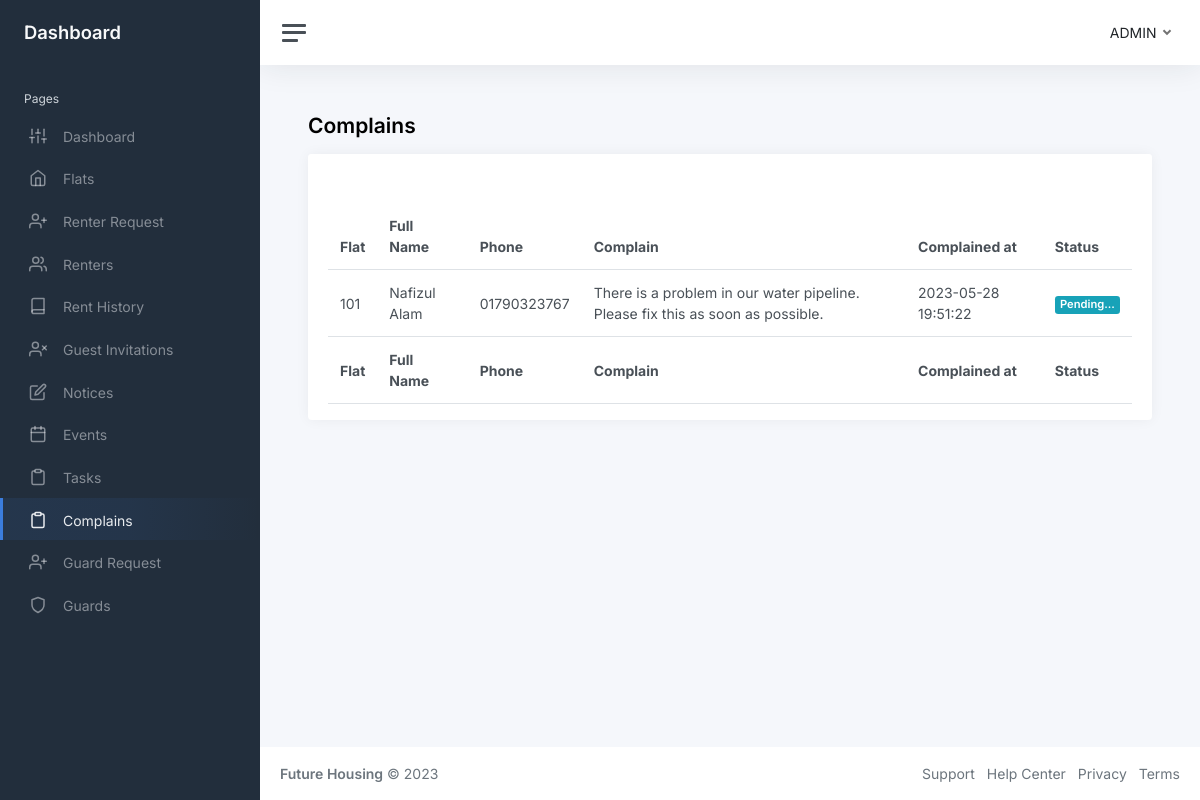
The page /php/admin/complains.php on the database as committed earlier.
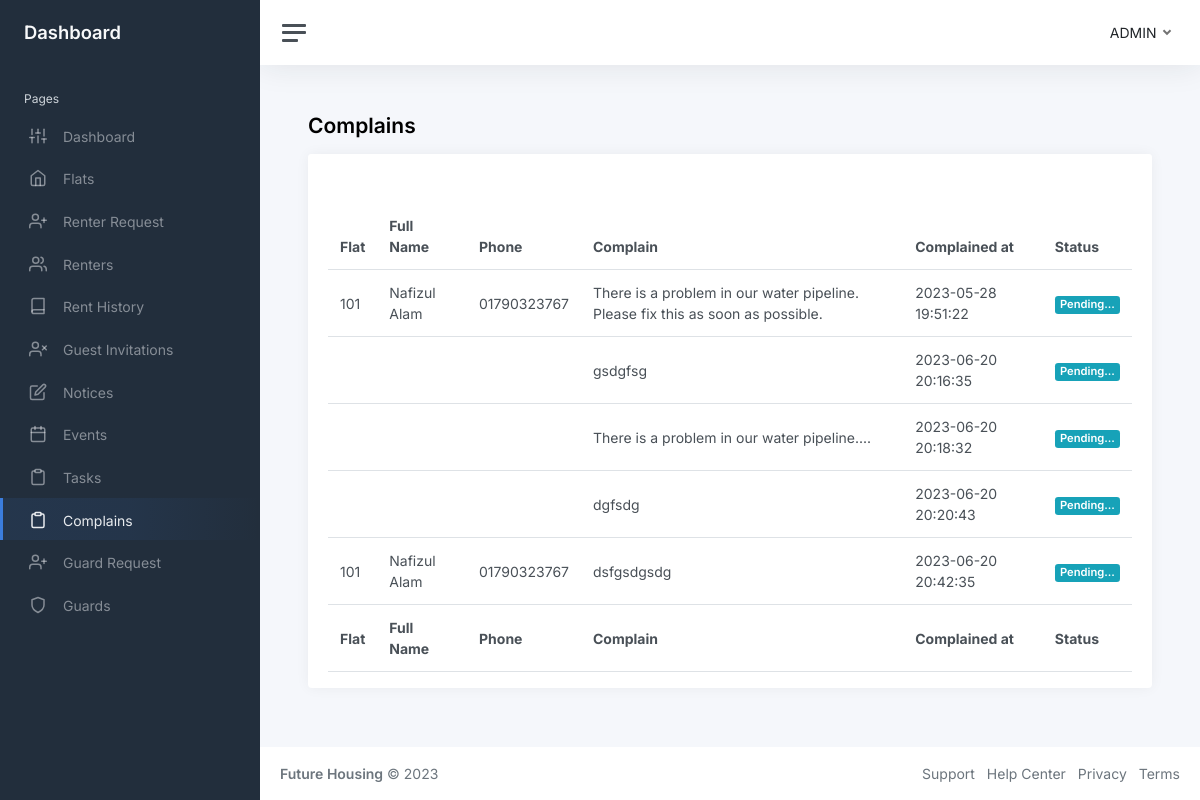
The same page on the database as committed later.
### tables this page shows
CREATE TABLE `complains` (
  `id` int NOT NULL,
  `flat` varchar(256) DEFAULT NULL,
  `fullname` varchar(256) DEFAULT NULL,
  `phone` varchar(256) DEFAULT NULL,
  `complain` text,
  `given_at` datetime NOT NULL DEFAULT CURRENT_TIMESTAMP,
  `status` tinyint(1) NOT NULL DEFAULT '0'
);

### php/admin/complains.php (the view, shortened to what this page needs)
<?php
include "../../database.php";
$query = "SELECT * FROM `complains`";
$stmt = $conn->prepare($query);
$result = $stmt->execute();
$complains = $stmt->fetchAll();
?>
<!DOCTYPE html>
<html lang="en">
<head>
    <link href="https://cdn.jsdelivr.net/npm/simple-datatables@7.1.2/dist/style.min.css" rel="stylesheet" />
    <link href="../../styles/app.css" rel="stylesheet">
</head>
<body>
    <div class="wrapper">
        <?php include "components/sidebar.php"?>
        <div class="main">
            <?php include "components/navbar.php"?>
            <main class="content">
                <div class="container-fluid p-0">
                    <h1 class="h3 mb-3"><strong>Complains</strong></h1>
                    <div class="row">
                        <div class="col-12 d-flex">
                            <div class="card flex-fill w-100">
                                <div class="card-header">
                                </div>
                                <div class="card-body py-3">
                                    <table id="datatablesSimple" class="table table-hover my-0">
                                        <thead>
                                            <tr>
                                                <th>Flat</th>
                                                <th class="d-none d-xl-table-cell">Full Name</th>
                                                <th class="d-none d-xl-table-cell">Phone</th>
                                                <th class="d-none d-md-table-cell">Complain</th>
                                                <th>Complained at</th>
                                                <th>Status</th>
                                            </tr>
                                        </thead>
                                        <tfoot>
                                            <tr>
                                                <th>Flat</th>
                                                <th class="d-none d-xl-table-cell">Full Name</th>
                                                <th class="d-none d-xl-table-cell">Phone</th>
                                                <th class="d-none d-md-table-cell">Complain</th>
                                                <th>Complained at</th>
                                                <th>Status</th>
                                            </tr>
                                        </tfoot>
                                        <tbody>
                                            <?php
                                                foreach($complains as $complain):
                                            ?>
                                            <tr>
                                                <td><?=$complain['flat']?></td>
                                                <td class="d-none d-xl-table-cell"><?=$complain['fullname']?></td>
                                                <td class="d-none d-xl-table-cell"><?=$complain['phone']?></td>
                                                <td class="d-none d-md-table-cell"><?=$complain['complain']?></td>
                                                <td><?=$complain['given_at']?></td>
                                                <td>
                                                    <?php
                                                        if($complain['status'] == 1){
                                                            ?>
                                                    <span class="badge bg-success">Solved</span>
                                                    <?php
                                                        }else{
                                                            ?>
                                                    <a class="badge bg-info"
                                                        href="complain-solved.php?id= <?= $complain['id']; ?>">Pending...</a>
                                                    <?php
                                                        }
                                                        ?>
                                                </td>
                                                <?php
                                                endforeach;
                                            ?>
                                        </tbody>
                                    </table>
                                </div>
                            </div>
                        </div>
                    </div>
                </div>
            </main>
            <?php include "components/footer.php"?>
        </div>
    </div>
</body>
</html>

Rows that differ between the two databases and show on the page:
added complains: complain "gsdgfsg", given_at "2023-06-20 20:16:35"
added complains: complain "There is a problem in our water pipeline....", given_at "2023-06-20 20:18:32"
added complains: complain "dgfsdg", given_at "2023-06-20 20:20:43"
added complains: flat "101", fullname "Nafizul Alam", phone "01790323767", complain "dsfgsdgsdg", given_at "2023-06-20 20:42:35"
